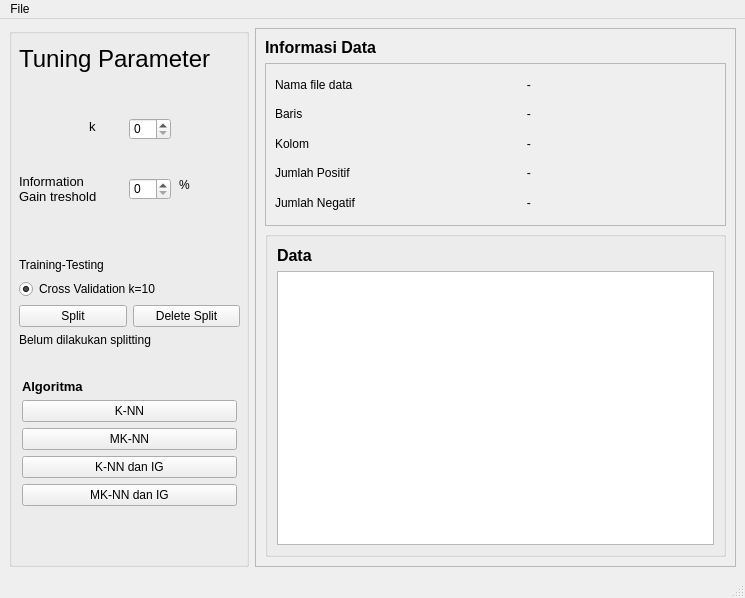
<?xml version="1.0" encoding="UTF-8"?>
<ui version="4.0">
 <class>MainWindow</class>
 <widget class="QMainWindow" name="MainWindow">
  <property name="geometry">
   <rect>
    <x>0</x>
    <y>0</y>
    <width>745</width>
    <height>598</height>
   </rect>
  </property>
  <property name="windowTitle">
   <string>Sentiment Analysis</string>
  </property>
  <widget class="QWidget" name="centralwidget">
   <layout class="QGridLayout" name="gridLayout">
    <item row="0" column="0">
     <layout class="QHBoxLayout" name="horizontalLayout" stretch="1,2">
      <item>
       <widget class="QGroupBox" name="groupBox_2">
        <widget class="QLabel" name="label">
         <property name="geometry">
          <rect>
           <x>10</x>
           <y>10</y>
           <width>241</width>
           <height>41</height>
          </rect>
         </property>
         <property name="font">
          <font>
           <pointsize>18</pointsize>
          </font>
         </property>
         <property name="text">
          <string>Tuning Parameter</string>
         </property>
        </widget>
        <widget class="QSpinBox" name="select_k_value">
         <property name="geometry">
          <rect>
           <x>120</x>
           <y>90</y>
           <width>42</width>
           <height>22</height>
          </rect>
         </property>
        </widget>
        <widget class="QLabel" name="label_2">
         <property name="geometry">
          <rect>
           <x>80</x>
           <y>90</y>
           <width>16</width>
           <height>16</height>
          </rect>
         </property>
         <property name="font">
          <font>
           <pointsize>10</pointsize>
          </font>
         </property>
         <property name="text">
          <string>k</string>
         </property>
         <property name="wordWrap">
          <bool>false</bool>
         </property>
        </widget>
        <widget class="QSpinBox" name="select_ig_value">
         <property name="geometry">
          <rect>
           <x>120</x>
           <y>150</y>
           <width>42</width>
           <height>22</height>
          </rect>
         </property>
        </widget>
        <widget class="QLabel" name="label_3">
         <property name="geometry">
          <rect>
           <x>10</x>
           <y>140</y>
           <width>91</width>
           <height>41</height>
          </rect>
         </property>
         <property name="font">
          <font>
           <pointsize>10</pointsize>
          </font>
         </property>
         <property name="text">
          <string>Information Gain treshold</string>
         </property>
         <property name="wordWrap">
          <bool>true</bool>
         </property>
        </widget>
        <widget class="QWidget" name="layoutWidget">
         <property name="geometry">
          <rect>
           <x>10</x>
           <y>230</y>
           <width>221</width>
           <height>251</height>
          </rect>
         </property>
         <layout class="QVBoxLayout" name="verticalLayout_2">
          <item>
           <layout class="QVBoxLayout" name="verticalLayout_4" stretch="0">
            <property name="spacing">
             <number>0</number>
            </property>
            <property name="sizeConstraint">
             <enum>QLayout::SetDefaultConstraint</enum>
            </property>
            <property name="bottomMargin">
             <number>1</number>
            </property>
            <item>
             <widget class="QLabel" name="label_16">
              <property name="enabled">
               <bool>true</bool>
              </property>
              <property name="sizePolicy">
               <sizepolicy hsizetype="Minimum" vsizetype="Preferred">
                <horstretch>0</horstretch>
                <verstretch>0</verstretch>
               </sizepolicy>
              </property>
              <property name="text">
               <string>Training-Testing</string>
              </property>
             </widget>
            </item>
           </layout>
          </item>
          <item>
           <widget class="QRadioButton" name="btn_training_testing">
            <property name="sizePolicy">
             <sizepolicy hsizetype="Minimum" vsizetype="Preferred">
              <horstretch>0</horstretch>
              <verstretch>0</verstretch>
             </sizepolicy>
            </property>
            <property name="text">
             <string>Cross Validation k=10</string>
            </property>
            <property name="checked">
             <bool>true</bool>
            </property>
           </widget>
          </item>
          <item>
           <layout class="QHBoxLayout" name="horizontalLayout_7">
            <item>
             <widget class="QPushButton" name="btn_cv_splitting">
              <property name="text">
               <string>Split</string>
              </property>
             </widget>
            </item>
            <item>
             <widget class="QPushButton" name="btn_cv_deletesplit">
              <property name="text">
               <string>Delete Split</string>
              </property>
             </widget>
            </item>
           </layout>
          </item>
          <item>
           <widget class="QLabel" name="split_indicator">
            <property name="text">
             <string>Belum dilakukan splitting</string>
            </property>
           </widget>
          </item>
          <item>
           <spacer name="verticalSpacer">
            <property name="orientation">
             <enum>Qt::Vertical</enum>
            </property>
            <property name="sizeHint" stdset="0">
             <size>
              <width>20</width>
              <height>40</height>
             </size>
            </property>
           </spacer>
          </item>
          <item>
           <layout class="QVBoxLayout" name="verticalLayout">
            <property name="spacing">
             <number>6</number>
            </property>
            <property name="sizeConstraint">
             <enum>QLayout::SetFixedSize</enum>
            </property>
            <property name="leftMargin">
             <number>3</number>
            </property>
            <property name="topMargin">
             <number>3</number>
            </property>
            <property name="rightMargin">
             <number>3</number>
            </property>
            <property name="bottomMargin">
             <number>3</number>
            </property>
            <item>
             <widget class="QLabel" name="label_4">
              <property name="font">
               <font>
                <pointsize>10</pointsize>
                <weight>75</weight>
                <bold>true</bold>
               </font>
              </property>
              <property name="text">
               <string>Algoritma</string>
              </property>
             </widget>
            </item>
            <item>
             <widget class="QPushButton" name="btn_algo_knn">
              <property name="sizePolicy">
               <sizepolicy hsizetype="Minimum" vsizetype="Fixed">
                <horstretch>0</horstretch>
                <verstretch>0</verstretch>
               </sizepolicy>
              </property>
              <property name="text">
               <string>K-NN</string>
              </property>
             </widget>
            </item>
            <item>
             <widget class="QPushButton" name="btn_algo_mknn">
              <property name="text">
               <string>MK-NN</string>
              </property>
             </widget>
            </item>
            <item>
             <widget class="QPushButton" name="btn_algo_knn_ig">
              <property name="text">
               <string>K-NN dan IG</string>
              </property>
             </widget>
            </item>
            <item>
             <widget class="QPushButton" name="btn_algo_mknn_ig">
              <property name="text">
               <string>MK-NN dan IG</string>
              </property>
             </widget>
            </item>
           </layout>
          </item>
         </layout>
        </widget>
        <widget class="QLabel" name="label_11">
         <property name="geometry">
          <rect>
           <x>170</x>
           <y>150</y>
           <width>47</width>
           <height>13</height>
          </rect>
         </property>
         <property name="text">
          <string>%</string>
         </property>
        </widget>
       </widget>
      </item>
      <item>
       <widget class="QFrame" name="frame">
        <property name="frameShape">
         <enum>QFrame::StyledPanel</enum>
        </property>
        <property name="frameShadow">
         <enum>QFrame::Raised</enum>
        </property>
        <layout class="QGridLayout" name="gridLayout_2" rowstretch="0,0,0,0,0">
         <item row="2" column="0" rowspan="2">
          <widget class="QLabel" name="label_5">
           <property name="font">
            <font>
             <pointsize>12</pointsize>
             <weight>75</weight>
             <bold>true</bold>
            </font>
           </property>
           <property name="text">
            <string>Informasi Data</string>
           </property>
          </widget>
         </item>
         <item row="4" column="0">
          <layout class="QVBoxLayout" name="verticalLayout_3" stretch="1,2">
           <property name="spacing">
            <number>5</number>
           </property>
           <item>
            <widget class="QFrame" name="frame_2">
             <property name="frameShape">
              <enum>QFrame::StyledPanel</enum>
             </property>
             <property name="frameShadow">
              <enum>QFrame::Raised</enum>
             </property>
             <widget class="QWidget" name="layoutWidget">
              <property name="geometry">
               <rect>
                <x>10</x>
                <y>10</y>
                <width>391</width>
                <height>141</height>
               </rect>
              </property>
              <layout class="QHBoxLayout" name="horizontalLayout_4" stretch="1,3">
               <item>
                <layout class="QVBoxLayout" name="verticalLayout_6">
                 <item>
                  <widget class="QLabel" name="label_6">
                   <property name="text">
                    <string>Nama file data</string>
                   </property>
                  </widget>
                 </item>
                 <item>
                  <widget class="QLabel" name="label_7">
                   <property name="text">
                    <string>Baris</string>
                   </property>
                  </widget>
                 </item>
                 <item>
                  <widget class="QLabel" name="label_8">
                   <property name="text">
                    <string>Kolom</string>
                   </property>
                  </widget>
                 </item>
                 <item>
                  <widget class="QLabel" name="label_9">
                   <property name="text">
                    <string>Jumlah Positif</string>
                   </property>
                  </widget>
                 </item>
                 <item>
                  <widget class="QLabel" name="label_10">
                   <property name="text">
                    <string>Jumlah Negatif</string>
                   </property>
                  </widget>
                 </item>
                </layout>
               </item>
               <item>
                <layout class="QVBoxLayout" name="verticalLayout_7">
                 <item>
                  <widget class="QLabel" name="label_file_data">
                   <property name="text">
                    <string>                                             -</string>
                   </property>
                   <property name="alignment">
                    <set>Qt::AlignLeading|Qt::AlignLeft|Qt::AlignVCenter</set>
                   </property>
                  </widget>
                 </item>
                 <item>
                  <widget class="QLabel" name="label_baris_data">
                   <property name="text">
                    <string>                                             -</string>
                   </property>
                   <property name="alignment">
                    <set>Qt::AlignLeading|Qt::AlignLeft|Qt::AlignVCenter</set>
                   </property>
                  </widget>
                 </item>
                 <item>
                  <widget class="QLabel" name="label_kolom_data">
                   <property name="text">
                    <string>                                             -</string>
                   </property>
                   <property name="alignment">
                    <set>Qt::AlignLeading|Qt::AlignLeft|Qt::AlignVCenter</set>
                   </property>
                  </widget>
                 </item>
                 <item>
                  <widget class="QLabel" name="label_jumlah_positif">
                   <property name="text">
                    <string>                                             -</string>
                   </property>
                   <property name="alignment">
                    <set>Qt::AlignLeading|Qt::AlignLeft|Qt::AlignVCenter</set>
                   </property>
                  </widget>
                 </item>
                 <item>
                  <widget class="QLabel" name="label_jumlah_negatif">
                   <property name="text">
                    <string>                                             -</string>
                   </property>
                   <property name="alignment">
                    <set>Qt::AlignLeading|Qt::AlignLeft|Qt::AlignVCenter</set>
                   </property>
                  </widget>
                 </item>
                </layout>
               </item>
              </layout>
             </widget>
            </widget>
           </item>
           <item>
            <widget class="QGroupBox" name="groupBox">
             <property name="title">
              <string/>
             </property>
             <layout class="QGridLayout" name="gridLayout_4">
              <item row="1" column="0">
               <widget class="QTableWidget" name="tabel_data"/>
              </item>
              <item row="0" column="0">
               <widget class="QLabel" name="label_data">
                <property name="font">
                 <font>
                  <pointsize>12</pointsize>
                  <weight>75</weight>
                  <bold>true</bold>
                 </font>
                </property>
                <property name="text">
                 <string>Data</string>
                </property>
               </widget>
              </item>
             </layout>
            </widget>
           </item>
          </layout>
         </item>
        </layout>
       </widget>
      </item>
     </layout>
    </item>
   </layout>
  </widget>
  <widget class="QStatusBar" name="statusbar"/>
  <widget class="QMenuBar" name="menubar">
   <property name="geometry">
    <rect>
     <x>0</x>
     <y>0</y>
     <width>745</width>
     <height>21</height>
    </rect>
   </property>
   <widget class="QMenu" name="menuFile">
    <property name="title">
     <string>File</string>
    </property>
    <addaction name="actionKembali"/>
    <addaction name="actionExit"/>
   </widget>
   <addaction name="menuFile"/>
  </widget>
  <action name="actionSave_Analysis">
   <property name="text">
    <string>Save Analysis</string>
   </property>
  </action>
  <action name="action_exit">
   <property name="text">
    <string>Exit</string>
   </property>
  </action>
  <action name="action_stopword">
   <property name="text">
    <string>Stopword</string>
   </property>
  </action>
  <action name="action_kamus_kata_baku">
   <property name="text">
    <string>Kamus kata baku</string>
   </property>
  </action>
  <action name="actionKembali">
   <property name="text">
    <string>Ke halaman awal</string>
   </property>
  </action>
  <action name="actionExit">
   <property name="text">
    <string>Exit</string>
   </property>
  </action>
 </widget>
 <resources/>
 <connections/>
</ui>
